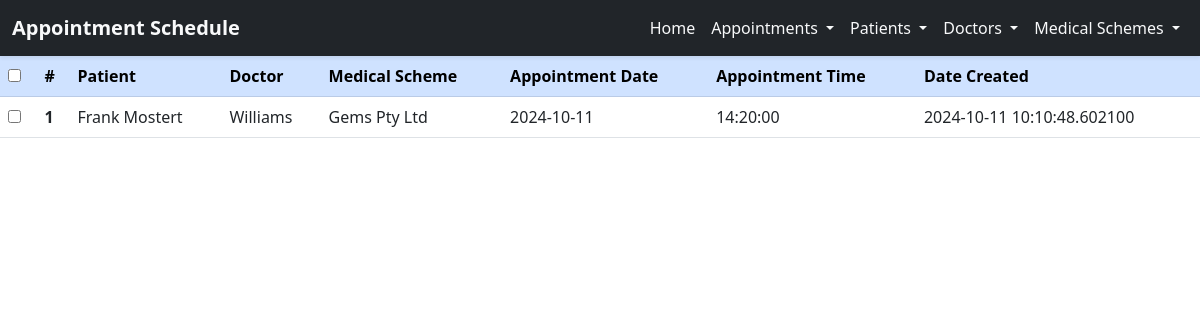
/view_schedule, run on an earlier commit of the app's database.
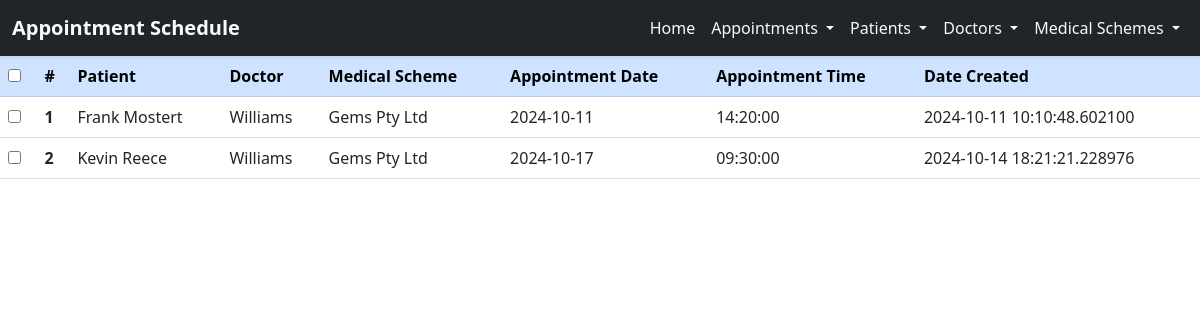
And on a later commit of the database.
### models/appointment_model.py (models this page shows, shortened)
class Appointment(Base):
    __tablename__ = 'appointments'
    id = Column(Integer, primary_key=True, autoincrement=True)
    patient_id = Column(Integer, ForeignKey('patients.id'), nullable=False)
    doctor_id = Column(Integer, ForeignKey('doctors.id'), nullable=False)
    medical_scheme_id = Column(Integer, ForeignKey('medical_schemes.id'), nullable=True)
    has_medical_scheme = Column(Boolean, nullable=False)
    appointment_date = Column(Date, nullable=False)
    appointment_time = Column(Time, nullable=False)
    reason = Column(String(255), nullable=True)
    status = Column(String(50), nullable=False, default='pending')  # Default status as 'Scheduled'
    notes = Column(Text, nullable=True)
    created_at = Column(DateTime, default=datetime.utcnow, nullable=False)
    patient = relationship('Patient', backref='appointments')
    doctor = relationship('Doctor', backref='appointments')
    medical_scheme = relationship('MedicalScheme', backref='appointments')

### models/patient_model.py (models this page shows, shortened)
class Patient(Base):
    __tablename__ = 'patients'
    id = Column(Integer, primary_key=True, autoincrement=True)
    name = Column(String(100), nullable=False)
    age = Column(Integer, nullable=False)
    date_of_birth = Column(Date, nullable=False)
    gender = Column(String(10), nullable=False)  # male, female, or other
    contact_number = Column(String(15), nullable=False)
    email = Column(String(100), nullable=True)
    address = Column(Text, nullable=False)
    medical_history = Column(Text, nullable=True)
    emergency_contact_name = Column(String(100), nullable=False)
    emergency_contact_number = Column(String(15), nullable=False)
    blood_group = Column(String(3), nullable=True)  # A+, A-, B+, etc.
    photo = Column(LargeBinary, nullable=True)  # Binary data for storing image
    create_date = Column(Date, default=date.today, nullable=False)

### models/doctors_model.py (models this page shows, shortened)
class Doctor(Base):
    __tablename__ = 'doctors'
    id = Column(Integer, primary_key=True, autoincrement=True)
    first_name = Column(String(100), nullable=False)
    last_name = Column(String(100), nullable=False)
    date_of_birth = Column(Date, nullable=False)
    gender = Column(String(10), nullable=False)
    email = Column(String(100), nullable=True)
    contact_number = Column(String(15), nullable=False)
    department = Column(String(100), nullable=False)
    address = Column(Text, nullable=False)
    profile_photo = Column(LargeBinary, nullable=True)
    create_date = Column(Date, default=date.today, nullable=False)

### models/medical_scheme_model.py (models this page shows, shortened)
class MedicalScheme(Base):
    __tablename__ = 'medical_schemes'
    id = Column(Integer, primary_key=True, autoincrement=True)
    scheme_name = Column(String(100), nullable=False)
    scheme_code = Column(String(100), nullable=False)
    scheme_administrator = Column(String(100), nullable=False)
    scheme_contact_number = Column(String(15), nullable=False)
    scheme_email = Column(String(100), nullable=False)
    scheme_address = Column(Text, nullable=False)
    scheme_premium = Column(Float, nullable=False)
    scheme_status = Column(String(100), nullable=False)
    create_date = Column(Date, default=date.today, nullable=False)

### routes/appointment.py (the view)
@appointments_bp.route('/view_schedule', methods=['GET'])
def view_schedule():
    try:
        all_appointments = read_appointments()
        return render_template('view_appointments.html', all_appointments=all_appointments)
    except Exception as e:
        insert_error_log(e, 'appointment', True)

### app.py (called while the page is built)
@app.before_request
def initialize_db():
    print("Database connection established.")
    Base.metadata.create_all(db)  # <-- This will create the tables based on models
    metadata.reflect(bind=db)
    print(f"Current Tables: {metadata.tables.keys()}")

### db_query_service.py (called while the page is built)
def read_appointments():
    try:
        appointments = session.query(
            Appointment,
            Patient.name.label('patient_name'),
            Doctor.last_name.label('doctor_last_name'),
            MedicalScheme.scheme_name.label('scheme_name')
        ).join(Patient, Appointment.patient_id == Patient.id) \
            .join(Doctor, Appointment.doctor_id == Doctor.id) \
            .join(MedicalScheme, Appointment.medical_scheme_id == MedicalScheme.id) \
            .all()
        return appointments
    except Exception as e:
        print(f"Error reading appointments: {e}")
        return []

### templates/view_appointments.html (shortened to what this page needs)
<!DOCTYPE html>
<html lang="en">
<head>
    <link href="https://cdn.jsdelivr.net/npm/bootstrap@5.3.0/dist/css/bootstrap.min.css" rel="stylesheet">
</head>
<body>
<nav class="navbar navbar-expand-lg navbar-dark bg-dark shadow-sm sticky-top">
  <div class="container-fluid">
    <a class="navbar-brand fw-bold text-light" href="#">Appointment Schedule</a>
    <div class="collapse navbar-collapse" id="navbarNavAltMarkup">
      <ul class="navbar-nav ms-auto">
        <li class="nav-item">
          <a class="nav-link active text-light" aria-current="page" href="{{ url_for('home.index') }}">Home</a>
        </li>
        <li class="nav-item dropdown">
          <a class="nav-link dropdown-toggle text-light" href="#" role="button" data-bs-toggle="dropdown" aria-expanded="false">
            Appointments
          </a>
        </li>
        <li class="nav-item dropdown">
          <a class="nav-link dropdown-toggle text-light" href="#" role="button" data-bs-toggle="dropdown" aria-expanded="false">
            Patients
          </a>
        </li>
        <li class="nav-item dropdown">
          <a class="nav-link dropdown-toggle text-light" href="#" role="button" data-bs-toggle="dropdown" aria-expanded="false">
            Doctors
          </a>
        </li>
        <li class="nav-item dropdown">
          <a class="nav-link dropdown-toggle text-light" href="#" role="button" data-bs-toggle="dropdown" aria-expanded="false">
            Medical Schemes
          </a>
        </li>
      </ul>
    </div>
  </div>
</nav>
<table class="table">
  <thead class="thead-dark">
    <tr class="table-primary">
      <th scope="col">
        <input type="checkbox" id="selectAll">
      </th>
      <th scope="col">#</th>
      <th scope="col">Patient</th>
      <th scope="col">Doctor</th>
      <th scope="col">Medical Scheme</th>
      <th scope="col">Appointment Date</th>
      <th scope="col">Appointment Time</th>
      <th scope="col">Date Created</th>
    </tr>
  </thead>
  <tbody>
    {% for appoint in all_appointments %}
      <tr>
        <td>
          <input type="checkbox" class="appointment-checkbox" value="{{ appoint.Appointment.id }}">
        </td>
        <th scope="row">{{ loop.index }}</th>
        <td>{{ appoint.patient_name }}</td>
        <td>{{ appoint.doctor_last_name }}</td>
        <td>{{ appoint.scheme_name }}</td>
        <td contenteditable='true'>{{ appoint.Appointment.appointment_date }}</td>
        <td contenteditable='true'>{{ appoint.Appointment.appointment_time }}</td>
        <td>{{ appoint.Appointment.created_at }}</td>
      </tr>
    {% endfor %}
  </tbody>
</table>
</body>
</html>

What changed in the data, as far as the page shows it:
added Appointment: patient_name "Kevin Reece", doctor_last_name "Williams", scheme_name "Gems Pty Ltd", Appointment.appointment_date "2024-10-17", Appointment.appointment_time "09:30:00", Appointment.created_at "2024-10-14 18:21:21.228976"
